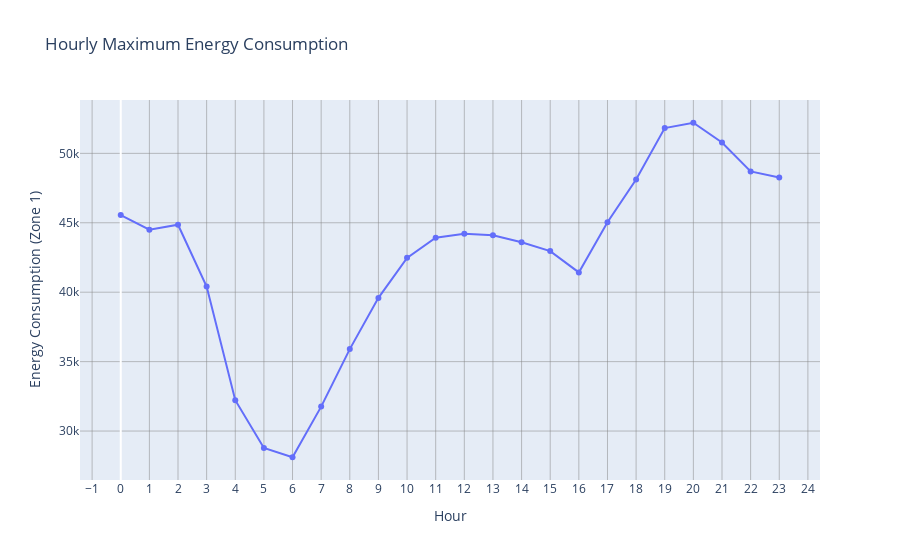

The cell this chart's notebook holds for it:
### Markdown cell above
### Plotly Visualization

### Code cell
import plotly.express as px

# Calculate the hourly maximum energy consumption
hourly_max = df.groupby('Hour')['PowerConsumption_Zone1'].max().reset_index()

# Create the plot with Plotly Express
fig = px.line(hourly_max, x='Hour', y='PowerConsumption_Zone1', markers=True,
              title='Hourly Maximum Energy Consumption',
              labels={'PowerConsumption_Zone1': 'Energy Consumption (Zone 1)'})

# Customize the layout for grid and ticks
fig.update_layout(
    xaxis=dict(
        tickmode='linear',
        tick0=0,
        dtick=1,
        title='Hour',
        gridcolor='grey',  # Customize grid line color
        gridwidth=0.5  # Customize grid line width
    ),
    yaxis=dict(
        title='Energy Consumption (Zone 1)',
        gridcolor='grey',  # Customize grid line color
        gridwidth=0.5  # Customize grid line width
    ),
    showlegend=False
)

# Show the plot
fig.show()

### Figure 1 — Plotly figure (JSON) as saved in the notebook; plotly's stock layout.template omitted (floating-point values rounded to 4 significant figures)
{"data": [{"hovertemplate": "Hour=%{x}<br>Energy Consumption (Zone 1)=%{y}<extra></extra>", "legendgroup": "", "line": {"color": "#636efa", "dash": "solid"}, "marker": {"symbol": "circle"}, "mode": "lines+markers", "name": "", "orientation": "v", "showlegend": false, "type": "scatter", "x": [0, 1, 2, 3, 4, 5, 6, 7, 8, 9, 10, 11, 12, 13, 14, 15, 16, 17, 18, 19, 20, 21, 22, 23], "xaxis": "x", "y": [45560.0, 44500.0, 44860.0, 40410.0, 32220.0, 28790.0, 28110.0, 31760.0, 35900.0, 39590.0, 42470.0, 43920.0, 44210.0, 44100.0, 43600.0, 42960.0, 41430.0, 45040.0, 48120.0, 51820.0, 52200.0, 50780.0, 48700.0, 48250.0], "yaxis": "y"}], "layout": {"autosize": true, "legend": {"tracegroupgap": 0}, "showlegend": false, "title": {"text": "Hourly Maximum Energy Consumption"}, "xaxis": {"anchor": "y", "autorange": true, "domain": [0, 1], "dtick": 1, "gridcolor": "grey", "gridwidth": 0.5, "range": [-1.348, 24.35], "showspikes": false, "tick0": 0, "tickmode": "linear", "title": {"text": "Hour"}, "type": "linear"}, "yaxis": {"anchor": "x", "autorange": true, "domain": [0, 1], "gridcolor": "grey", "gridwidth": 0.5, "range": [26120.0, 54190.0], "showspikes": false, "title": {"text": "Energy Consumption (Zone 1)"}, "type": "linear"}}}
